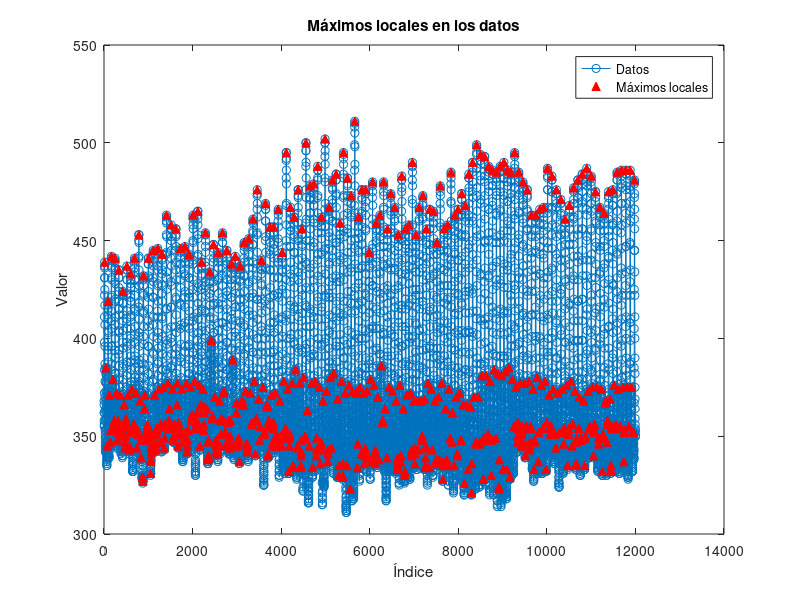

The MATLAB script that drew this image:
% Datos de ejemplo
x = load('latidos.txt');

% Encontrar máximos locales
[picos, posiciones] = findpeaks(x);

% Mostrar resultados
disp('Máximos locales:');
disp(length(picos));
disp('Posiciones de los máximos locales:');
% disp(posiciones);

% Gráfica
figure;
plot(x, '-o');
hold on;
plot(posiciones, picos, 'r^', 'MarkerFaceColor', 'r'); % Máximos locales en rojo
title('Máximos locales en los datos');
xlabel('Índice');
ylabel('Valor');
legend('Datos', 'Máximos locales');
